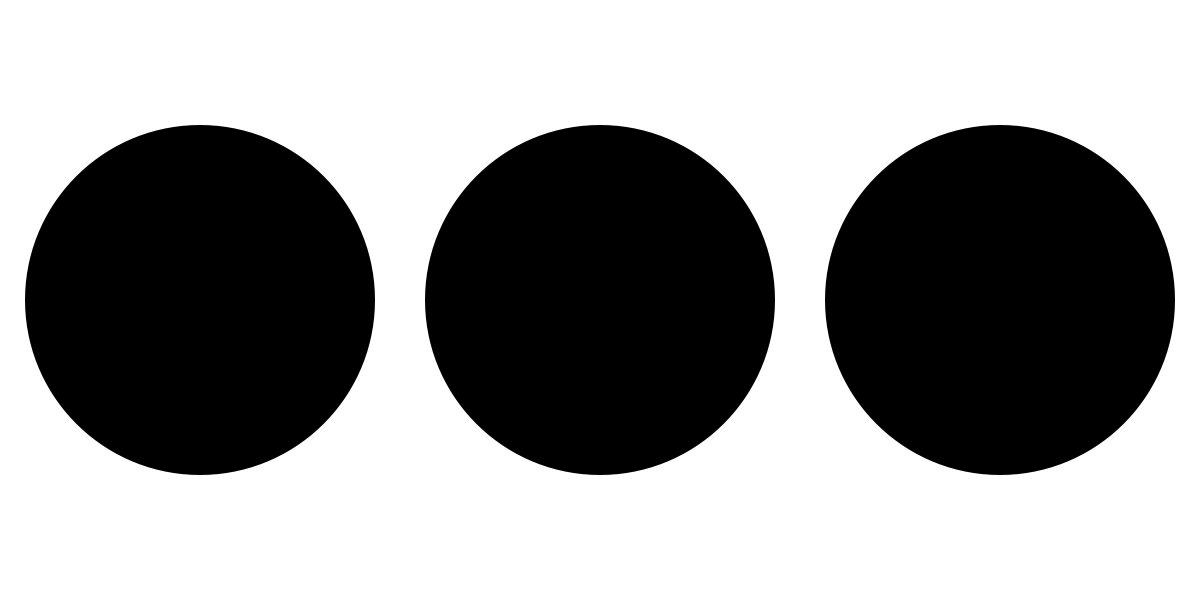
Frame 1 (no input)
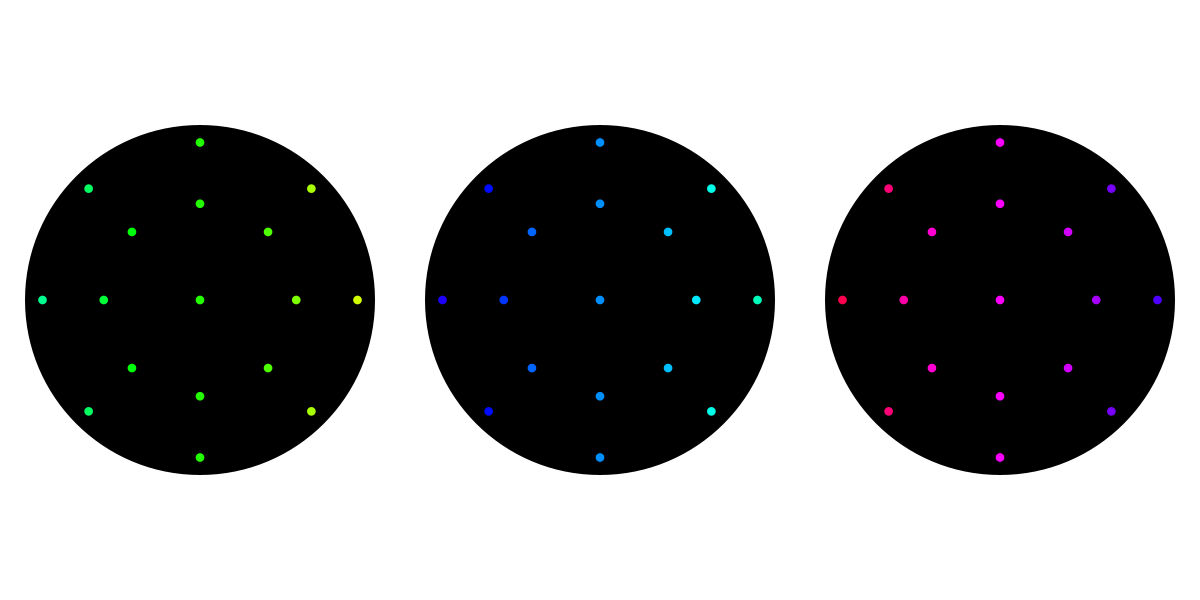
Frame 60 (the mouse pressed at the canvas centre just before this capture)
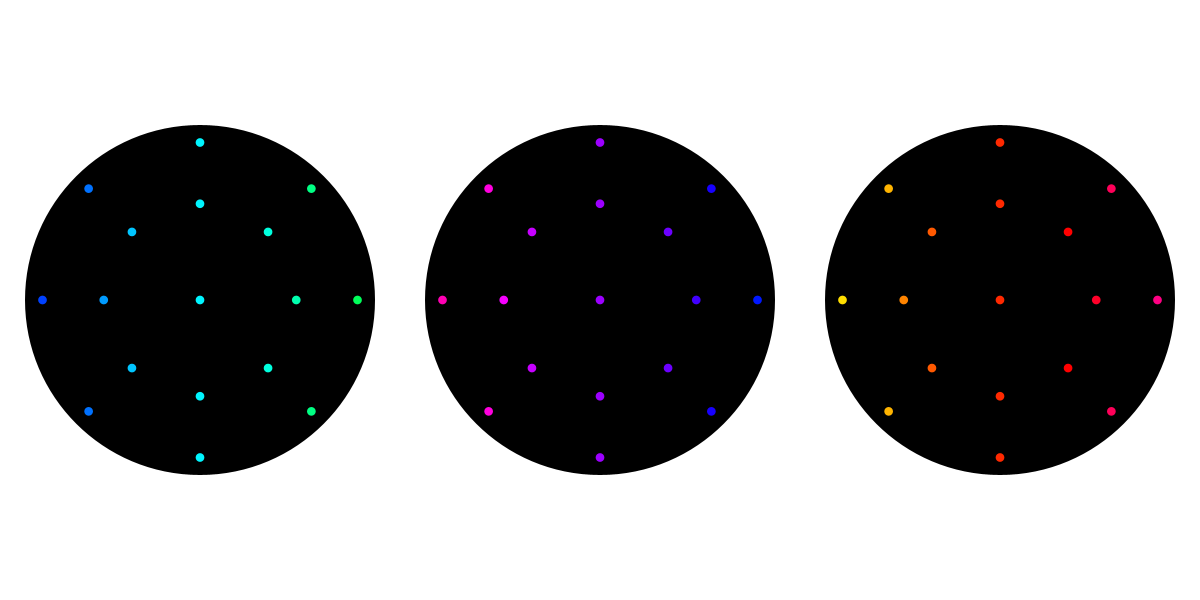
Frame 120 (the mouse held since frame 60 and released just before this capture)

The Processing sketch that drew these frames (run headless with seeded random() and noise(); from frame 60 on, the mouse is pressed at the canvas centre):

// Processing sketch: simulador
// ── simulador.pde
final int diam = 350;
final float dmini = 0.025*diam;
final int delayms = 100;
final int maxHSB = 255;

Controlador cmaster;
ArrayList<Jardim> jardim = new ArrayList<Jardim>();

void setup() {
  size(1200, 600);
  noStroke();
  colorMode(HSB, maxHSB);
  frameRate = 999;

  to = dist;

  cmaster = new Controlador(true, 3);

  for (int i = 0; i < 3; ++i) {
    jardim.add(new Jardim((i+0.5)*width/3f, height/2f, diam));
  }
}

void draw() {
  background(255);

  if (isTime()) {
    updateColors();
  }

  for (Jardim j : jardim) {
    j.display();
  }

  diplayCentral(cmaster.cor);
}

void diplayCentral(color[] c) {
  if (c.length < 3)
    return;

  for (int i = 0; i < 3; ++i) {
    fill(c[i]);
    ellipse((i+0.5)*width/3f, height/2f, dmini, dmini);
  }
}

int lastMillis = 0;
boolean isTime() {
  if (millis() - lastMillis >= delayms) {
    lastMillis = millis();
    return true;
  }
  return false;
}
// ── Controlador.pde
class Controlador {
  boolean master;
  int leds;
  color[] cor;

  Controlador(boolean is_master, int l) {
    master = is_master;
    leds = l;

    cor = new color[l];
    for (int i = 0; i < cor.length; ++i) {
      cor[i] = color(0);
    }
  }
}
// ── Jardim.pde
class Jardim {

  Controlador[] controlador; // [0]: int, [1]: ext

  final int leds = 8;
  float px, py, raio, diam;

  Jardim(float x, float y, float d) {
    px = x;
    py = y;
    diam = d;
    raio = d/2f;

    controlador = new Controlador[2];
    for (int i = 0; i < controlador.length; ++i) {
      controlador[i] = new Controlador(false, leds);
    }
  }

  void display() {
    float[] x = {0.55*raio, 0.9*raio};

    fill(0);    
    ellipse(px, py, diam, diam);

    pushMatrix();
    translate(px, py);
    for (int j = 0; j < 2; ++j) { 
      for (int i = 0; i < leds; ++i) {
        float phi = i*TWO_PI/leds;
        fill(controlador[j].cor[i]);
        ellipse(x[j]*cos(phi), x[j]*sin(phi), dmini, dmini);
      }
    }
    popMatrix();
  }
}
// ── updateColors.pde
final byte planta[][] = {
  {8}, 
  {15, 9}, 
  {0}, 
  {7, 1}, 
  {14, 6, 16, 2, 10}, 
  {5, 3}, 
  {4}, 
  {13, 11}, 
  {12}
};

final int dist = 200;
final int jump = 5;

int to = 0;
int from = 0;
boolean zeroCross;

color[] colorArray = new color[3*17];

void updateColors() {
  color[] palette = new color[3*planta.length]; // matriz auxiliar

  to += jump;
  if (to > maxHSB) {
    to = to - maxHSB;
  }

  from = to - dist;
  if (from < 0) {
    from = maxHSB + from;
  }

  if (from > to) {
    zeroCross = true;
  } else {
    zeroCross = false;
  }

  for (int i = 0; i < palette.length; ++i) {
    if (zeroCross) {
      int h = int(from+(maxHSB+to-from)*i/float(palette.length));
      if (h > maxHSB) {
        h = h - maxHSB;
      }
      palette[i] = color(h, maxHSB, maxHSB);
    } else {
      int h = int(from+(to-from)*i/float(palette.length));
      palette[i] = color(h, maxHSB, maxHSB);
    }
  }

  for (int i = 0; i < planta.length; ++i) { // esta na paleta
    for (int j = 0; j < planta[i].length; j++) { // leds na mesma cor
      for (int k = 0; k < 3; ++k) { // jardim especifico
        colorArray[planta[i][j]+k*17] = palette[i+k*planta.length];
      }
    }
  }

  sendColors(colorArray);
}

void sendColors(color[] cores) {

  for (int i = cores.length-1; i >= 0; --i) {
    if (i == 50) {
      cmaster.cor[2] = cores[i];
    } else if (i == 33) {
      cmaster.cor[1] = cores[i];
    } else if (i == 16) {
      cmaster.cor[0] = cores[i];
    } else if (i >= 42) {
      jardim.get(2).controlador[1].cor[i-42] = cores[i];
    } else if (i >= 34) {
      jardim.get(2).controlador[0].cor[i-34] = cores[i];
    } else if (i >= 25) {
      jardim.get(1).controlador[1].cor[i-25] = cores[i];
    } else if (i >= 17) {
      jardim.get(1).controlador[0].cor[i-17] = cores[i];
    } else if (i >= 8) {
      jardim.get(0).controlador[1].cor[i-8] = cores[i];
    } else {
      jardim.get(0).controlador[0].cor[i] = cores[i];
    }
  }
}
